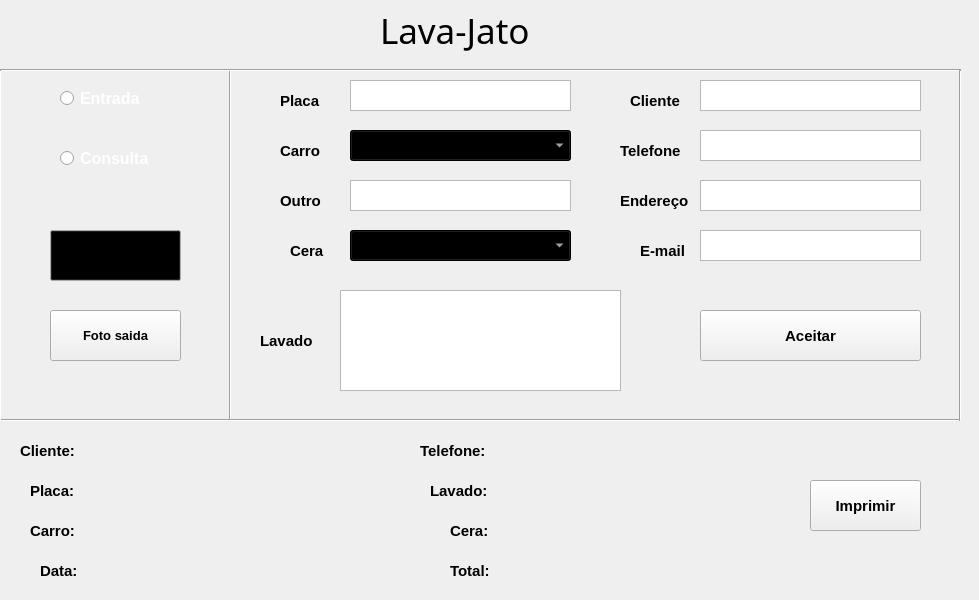
  <widget class="QWidget" name="centralwidget">
   <widget class="QRadioButton" name="radioButton_entrada">
    <property name="geometry">
     <rect>
      <x>60</x>
      <y>90</y>
      <width>131</width>
      <height>17</height>
     </rect>
    </property>
    <property name="font">
     <font>
      <pointsize>12</pointsize>
      <weight>75</weight>
      <bold>true</bold>
     </font>
    </property>
    <property name="styleSheet">
     <string notr="true">QRadioButton {
    color: white;
}

QRadioButton:checked {
    color: white;
}

QRadioButton:unchecked {
    color: white;
}
</string>
    </property>
    <property name="text">
     <string>Entrada</string>
    </property>
   </widget>
   <widget class="QRadioButton" name="radioButton_consulta">
    <property name="geometry">
     <rect>
      <x>60</x>
      <y>150</y>
      <width>131</width>
      <height>17</height>
     </rect>
    </property>
    <property name="font">
     <font>
      <pointsize>12</pointsize>
      <weight>75</weight>
      <bold>true</bold>
     </font>
    </property>
    <property name="styleSheet">
     <string notr="true">QRadioButton {
    color: white;
}

QRadioButton:checked {
    color: white;
}

QRadioButton:unchecked {
    color: white;
}
</string>
    </property>
    <property name="text">
     <string>Consulta</string>
    </property>
   </widget>
   <widget class="Line" name="line">
    <property name="geometry">
     <rect>
      <x>220</x>
      <y>70</y>
      <width>20</width>
      <height>351</height>
     </rect>
    </property>
    <property name="orientation">
     <enum>Qt::Vertical</enum>
    </property>
   </widget>
   <widget class="QTextEdit" name="textEdit_placa">
    <property name="geometry">
     <rect>
      <x>350</x>
      <y>80</y>
      <width>221</width>
      <height>31</height>
     </rect>
    </property>
    <property name="font">
     <font>
      <pointsize>12</pointsize>
      <weight>75</weight>
      <bold>true</bold>
     </font>
    </property>
   </widget>
   <widget class="QLabel" name="label">
    <property name="geometry">
     <rect>
      <x>280</x>
      <y>90</y>
      <width>51</width>
      <height>21</height>
     </rect>
    </property>
    <property name="font">
     <font>
      <pointsize>11</pointsize>
      <weight>75</weight>
      <bold>true</bold>
     </font>
    </property>
    <property name="text">
     <string>Placa</string>
    </property>
   </widget>
   <widget class="QTextEdit" name="textEdit_outro">
    <property name="geometry">
     <rect>
      <x>350</x>
      <y>180</y>
      <width>221</width>
      <height>31</height>
     </rect>
    </property>
    <property name="palette">
     <palette>
      <active>
       <colorrole role="ButtonText">
        <brush brushstyle="SolidPattern">
         <color alpha="255">
          <red>0</red>
          <green>0</green>
          <blue>0</blue>
         </color>
        </brush>
       </colorrole>
      </active>
      <inactive>
       <colorrole role="ButtonText">
        <brush brushstyle="SolidPattern">
         <color alpha="255">
          <red>0</red>
          <green>0</green>
          <blue>0</blue>
         </color>
        </brush>
       </colorrole>
      </inactive>
      <disabled>
       <colorrole role="ButtonText">
        <brush brushstyle="SolidPattern">
         <color alpha="255">
          <red>8</red>
          <green>56</green>
          <blue>11</blue>
         </color>
        </brush>
       </colorrole>
      </disabled>
     </palette>
    </property>
    <property name="font">
     <font>
      <pointsize>12</pointsize>
      <weight>75</weight>
      <bold>true</bold>
     </font>
    </property>
   </widget>
   <widget class="QLabel" name="label_outro">
    <property name="geometry">
     <rect>
      <x>280</x>
      <y>190</y>
      <width>51</width>
      <height>21</height>
     </rect>
    </property>
    <property name="font">
     <font>
      <pointsize>11</pointsize>
      <weight>75</weight>
      <bold>true</bold>
     </font>
    </property>
    <property name="text">
     <string>Outro</string>
    </property>
   </widget>
   <widget class="QComboBox" name="comboBox_carro">
    <property name="geometry">
     <rect>
      <x>350</x>
      <y>130</y>
      <width>221</width>
      <height>31</height>
     </rect>
    </property>
    <property name="palette">
     <palette>
      <active>
       <colorrole role="WindowText">
        <brush brushstyle="SolidPattern">
         <color alpha="255">
          <red>255</red>
          <green>255</green>
          <blue>255</blue>
         </color>
        </brush>
       </colorrole>
       <colorrole role="Button">
        <brush brushstyle="SolidPattern">
         <color alpha="255">
          <red>0</red>
          <green>0</green>
          <blue>0</blue>
         </color>
        </brush>
       </colorrole>
       <colorrole role="Text">
        <brush brushstyle="SolidPattern">
         <color alpha="255">
          <red>255</red>
          <green>255</green>
          <blue>255</blue>
         </color>
        </brush>
       </colorrole>
       <colorrole role="ButtonText">
        <brush brushstyle="SolidPattern">
         <color alpha="255">
          <red>255</red>
          <green>255</green>
          <blue>255</blue>
         </color>
        </brush>
       </colorrole>
       <colorrole role="Base">
        <brush brushstyle="SolidPattern">
         <color alpha="255">
          <red>0</red>
          <green>0</green>
          <blue>0</blue>
         </color>
        </brush>
       </colorrole>
       <colorrole role="Window">
        <brush brushstyle="SolidPattern">
         <color alpha="255">
          <red>0</red>
          <green>0</green>
          <blue>0</blue>
         </color>
        </brush>
       </colorrole>
       <colorrole role="Highlight">
        <brush brushstyle="SolidPattern">
         <color alpha="255">
          <red>0</red>
          <green>120</green>
          <blue>215</blue>
         </color>
        </brush>
       </colorrole>
       <colorrole role="HighlightedText">
        <brush brushstyle="SolidPattern">
         <color alpha="255">
          <red>255</red>
          <green>255</green>
          <blue>255</blue>
         </color>
        </brush>
       </colorrole>
      </active>
      <inactive>
       <colorrole role="WindowText">
        <brush brushstyle="SolidPattern">
         <color alpha="255">
          <red>255</red>
          <green>255</green>
          <blue>255</blue>
         </color>
        </brush>
       </colorrole>
       <colorrole role="Button">
        <brush brushstyle="SolidPattern">
         <color alpha="255">
          <red>0</red>
          <green>0</green>
          <blue>0</blue>
         </color>
        </brush>
       </colorrole>
       <colorrole role="Text">
        <brush brushstyle="SolidPattern">
         <color alpha="255">
          <red>255</red>
          <green>255</green>
          <blue>255</blue>
         </color>
        </brush>
       </colorrole>
       <colorrole role="ButtonText">
        <brush brushstyle="SolidPattern">
         <color alpha="255">
          <red>255</red>
          <green>255</green>
          <blue>255</blue>
         </color>
        </brush>
       </colorrole>
       <colorrole role="Base">
        <brush brushstyle="SolidPattern">
         <color alpha="255">
          <red>0</red>
          <green>0</green>
          <blue>0</blue>
         </color>
        </brush>
       </colorrole>
       <colorrole role="Window">
        <brush brushstyle="SolidPattern">
         <color alpha="255">
          <red>0</red>
          <green>0</green>
          <blue>0</blue>
         </color>
        </brush>
       </colorrole>
       <colorrole role="Highlight">
        <brush brushstyle="SolidPattern">
         <color alpha="255">
          <red>133</red>
          <green>46</green>
          <blue>240</blue>
         </color>
        </brush>
       </colorrole>
       <colorrole role="HighlightedText">
        <brush brushstyle="SolidPattern">
         <color alpha="255">
          <red>255</red>
          <green>255</green>
          <blue>255</blue>
         </color>
        </brush>
       </colorrole>
      </inactive>
      <disabled>
       <colorrole role="WindowText">
        <brush brushstyle="SolidPattern">
         <color alpha="255">
          <red>255</red>
          <green>255</green>
          <blue>255</blue>
         </color>
        </brush>
       </colorrole>
       <colorrole role="Button">
        <brush brushstyle="SolidPattern">
         <color alpha="255">
          <red>0</red>
          <green>0</green>
          <blue>0</blue>
         </color>
        </brush>
       </colorrole>
       <colorrole role="Text">
        <brush brushstyle="SolidPattern">
         <color alpha="255">
          <red>255</red>
          <green>255</green>
          <blue>255</blue>
         </color>
        </brush>
       </colorrole>
       <colorrole role="ButtonText">
        <brush brushstyle="SolidPattern">
         <color alpha="255">
          <red>255</red>
          <green>255</green>
          <blue>255</blue>
         </color>
        </brush>
       </colorrole>
       <colorrole role="Base">
        <brush brushstyle="SolidPattern">
         <color alpha="255">
          <red>0</red>
          <green>0</green>
          <blue>0</blue>
         </color>
        </brush>
       </colorrole>
       <colorrole role="Window">
        <brush brushstyle="SolidPattern">
         <color alpha="255">
          <red>0</red>
          <green>0</green>
          <blue>0</blue>
         </color>
        </brush>
       </colorrole>
       <colorrole role="Highlight">
        <brush brushstyle="SolidPattern">
         <color alpha="255">
          <red>0</red>
          <green>120</green>
          <blue>215</blue>
         </color>
        </brush>
       </colorrole>
       <colorrole role="HighlightedText">
        <brush brushstyle="SolidPattern">
         <color alpha="255">
          <red>255</red>
          <green>255</green>
          <blue>255</blue>
         </color>
        </brush>
       </colorrole>
      </disabled>
     </palette>
    </property>
    <property name="font">
     <font>
      <pointsize>12</pointsize>
      <weight>75</weight>
      <bold>true</bold>
     </font>
    </property>
    <property name="styleSheet">
     <string notr="true">QComboBox {
    background-color: black;
    color: white;  /* Puedes ajustar el color del texto según tus preferencias */
}
</string>
    </property>
   </widget>
   <widget class="QLabel" name="label_carro">
    <property name="geometry">
     <rect>
      <x>280</x>
      <y>140</y>
      <width>51</width>
      <height>21</height>
     </rect>
    </property>
    <property name="font">
     <font>
      <pointsize>11</pointsize>
      <weight>75</weight>
      <bold>true</bold>
     </font>
    </property>
    <property name="text">
     <string>Carro</string>
    </property>
   </widget>
   <widget class="QLabel" name="label_lavado">
    <property name="geometry">
     <rect>
      <x>260</x>
      <y>330</y>
      <width>61</width>
      <height>21</height>
     </rect>
    </property>
    <property name="font">
     <font>
      <pointsize>11</pointsize>
      <weight>75</weight>
      <bold>true</bold>
     </font>
    </property>
    <property name="text">
     <string>Lavado</string>
    </property>
   </widget>
   <widget class="QLabel" name="label_cera">
    <property name="geometry">
     <rect>
      <x>290</x>
      <y>240</y>
      <width>41</width>
      <height>21</height>
     </rect>
    </property>
    <property name="font">
     <font>
      <pointsize>11</pointsize>
      <weight>75</weight>
      <bold>true</bold>
     </font>
    </property>
    <property name="text">
     <string>Cera</string>
    </property>
   </widget>
   <widget class="QPushButton" name="form_sumit_button">
    <property name="geometry">
     <rect>
      <x>700</x>
      <y>310</y>
      <width>221</width>
      <height>51</height>
     </rect>
    </property>
    <property name="palette">
     <palette>
      <active>
       <colorrole role="ButtonText">
        <brush brushstyle="SolidPattern">
         <color alpha="255">
          <red>0</red>
          <green>0</green>
          <blue>0</blue>
         </color>
        </brush>
       </colorrole>
      </active>
      <inactive>
       <colorrole role="ButtonText">
        <brush brushstyle="SolidPattern">
         <color alpha="255">
          <red>0</red>
          <green>0</green>
          <blue>0</blue>
         </color>
        </brush>
       </colorrole>
      </inactive>
      <disabled>
       <colorrole role="ButtonText">
        <brush brushstyle="SolidPattern">
         <color alpha="255">
          <red>8</red>
          <green>56</green>
          <blue>11</blue>
         </color>
        </brush>
       </colorrole>
      </disabled>
     </palette>
    </property>
    <property name="font">
     <font>
      <pointsize>11</pointsize>
      <weight>75</weight>
      <bold>true</bold>
     </font>
    </property>
    <property name="text">
     <string>Aceitar</string>
    </property>
   </widget>
   <widget class="QPushButton" name="pushButton_imprimir">
    <property name="geometry">
     <rect>
      <x>810</x>
      <y>480</y>
      <width>111</width>
      <height>51</height>
     </rect>
    </property>
    <property name="palette">
     <palette>
      <active>
       <colorrole role="ButtonText">
        <brush brushstyle="SolidPattern">
         <color alpha="255">
          <red>0</red>
          <green>0</green>
          <blue>0</blue>
         </color>
        </brush>
       </colorrole>
      </active>
      <inactive>
       <colorrole role="ButtonText">
        <brush brushstyle="SolidPattern">
         <color alpha="255">
          <red>0</red>
          <green>0</green>
          <blue>0</blue>
         </color>
        </brush>
       </colorrole>
      </inactive>
      <disabled>
       <colorrole role="ButtonText">
        <brush brushstyle="SolidPattern">
         <color alpha="255">
          <red>8</red>
          <green>56</green>
          <blue>11</blue>
         </color>
        </brush>
       </colorrole>
      </disabled>
     </palette>
    </property>
    <property name="font">
     <font>
      <pointsize>11</pointsize>
      <weight>75</weight>
      <bold>true</bold>
     </font>
    </property>
    <property name="text">
     <string>Imprimir</string>
    </property>
   </widget>
   <widget class="QTextEdit" name="textEdit_cliente">
    <property name="geometry">
     <rect>
      <x>700</x>
      <y>80</y>
      <width>221</width>
      <height>31</height>
     </rect>
    </property>
    <property name="font">
     <font>
      <pointsize>12</pointsize>
      <weight>75</weight>
      <bold>true</bold>
     </font>
    </property>
   </widget>
   <widget class="QLabel" name="label_cliente">
    <property name="geometry">
     <rect>
      <x>630</x>
      <y>90</y>
      <width>71</width>
      <height>21</height>
     </rect>
    </property>
    <property name="font">
     <font>
      <pointsize>11</pointsize>
      <weight>75</weight>
      <bold>true</bold>
     </font>
    </property>
    <property name="text">
     <string>Cliente</string>
    </property>
   </widget>
   <widget class="QTextEdit" name="textEdit_telefone">
    <property name="geometry">
     <rect>
      <x>700</x>
      <y>130</y>
      <width>221</width>
      <height>31</height>
     </rect>
    </property>
    <property name="font">
     <font>
      <pointsize>12</pointsize>
      <weight>75</weight>
      <bold>true</bold>
     </font>
    </property>
   </widget>
   <widget class="QLabel" name="label_telefone">
    <property name="geometry">
     <rect>
      <x>620</x>
      <y>140</y>
      <width>71</width>
      <height>21</height>
     </rect>
    </property>
    <property name="font">
     <font>
      <pointsize>11</pointsize>
      <weight>75</weight>
      <bold>true</bold>
     </font>
    </property>
    <property name="text">
     <string>Telefone</string>
    </property>
   </widget>
   <widget class="QTextEdit" name="textEdit_endereco">
    <property name="geometry">
     <rect>
      <x>700</x>
      <y>180</y>
      <width>221</width>
      <height>31</height>
     </rect>
    </property>
    <property name="font">
     <font>
      <pointsize>12</pointsize>
      <weight>75</weight>
      <bold>true</bold>
     </font>
    </property>
   </widget>
   <widget class="QLabel" name="label_email">
    <property name="geometry">
     <rect>
      <x>640</x>
      <y>240</y>
      <width>51</width>
      <height>21</height>
     </rect>
    </property>
    <property name="font">
     <font>
      <pointsize>11</pointsize>
      <weight>75</weight>
      <bold>true</bold>
     </font>
    </property>
    <property name="text">
     <string>E-mail</string>
    </property>
   </widget>
   <widget class="QTextEdit" name="textEdit_email">
    <property name="geometry">
     <rect>
      <x>700</x>
      <y>230</y>
      <width>221</width>
      <height>31</height>
     </rect>
    </property>
    <property name="font">
     <font>
      <pointsize>12</pointsize>
      <weight>75</weight>
      <bold>true</bold>
     </font>
    </property>
   </widget>
   <widget class="QLabel" name="label_endereco">
    <property name="geometry">
     <rect>
      <x>620</x>
      <y>190</y>
      <width>71</width>
      <height>21</height>
     </rect>
    </property>
    <property name="font">
     <font>
      <pointsize>11</pointsize>
      <weight>75</weight>
      <bold>true</bold>
     </font>
    </property>
    <property name="text">
     <string>Endereço</string>
    </property>
   </widget>
   <widget class="QPushButton" name="pushButton_foto_ent">
    <property name="geometry">
     <rect>
      <x>50</x>
      <y>230</y>
      <width>131</width>
      <height>51</height>
     </rect>
    </property>
    <property name="palette">
     <palette>
      <active>
       <colorrole role="Button">
        <brush brushstyle="SolidPattern">
         <color alpha="255">
          <red>0</red>
          <green>0</green>
          <blue>0</blue>
         </color>
        </brush>
       </colorrole>
       <colorrole role="ButtonText">
        <brush brushstyle="SolidPattern">
         <color alpha="255">
          <red>0</red>
          <green>0</green>
          <blue>0</blue>
         </color>
        </brush>
       </colorrole>
      </active>
      <inactive>
       <colorrole role="Button">
        <brush brushstyle="SolidPattern">
         <color alpha="255">
          <red>0</red>
          <green>0</green>
          <blue>0</blue>
         </color>
        </brush>
       </colorrole>
       <colorrole role="ButtonText">
        <brush brushstyle="SolidPattern">
         <color alpha="255">
          <red>0</red>
          <green>0</green>
          <blue>0</blue>
         </color>
        </brush>
       </colorrole>
      </inactive>
      <disabled>
       <colorrole role="Button">
        <brush brushstyle="SolidPattern">
         <color alpha="255">
          <red>0</red>
          <green>0</green>
          <blue>0</blue>
         </color>
        </brush>
       </colorrole>
       <colorrole role="ButtonText">
        <brush brushstyle="SolidPattern">
         <color alpha="255">
          <red>8</red>
          <green>56</green>
          <blue>11</blue>
         </color>
        </brush>
       </colorrole>
      </disabled>
     </palette>
    </property>
    <property name="font">
     <font>
      <pointsize>10</pointsize>
      <weight>75</weight>
      <bold>true</bold>
     </font>
    </property>
    <property name="text">
     <string>Foto entrada</string>
    </property>
   </widget>
   <widget class="QPushButton" name="pushButton_foto_sai">
    <property name="geometry">
     <rect>
      <x>50</x>
      <y>310</y>
      <width>131</width>
      <height>51</height>
     </rect>
    </property>
    <property name="palette">
     <palette>
      <active>
       <colorrole role="ButtonText">
        <brush brushstyle="SolidPattern">
         <color alpha="255">
          <red>0</red>
          <green>0</green>
          <blue>0</blue>
         </color>
        </brush>
       </colorrole>
      </active>
      <inactive>
       <colorrole role="ButtonText">
        <brush brushstyle="SolidPattern">
         <color alpha="255">
          <red>0</red>
          <green>0</green>
          <blue>0</blue>
         </color>
        </brush>
       </colorrole>
      </inactive>
      <disabled>
       <colorrole role="ButtonText">
        <brush brushstyle="SolidPattern">
         <color alpha="255">
          <red>8</red>
          <green>56</green>
          <blue>11</blue>
         </color>
        </brush>
       </colorrole>
      </disabled>
     </palette>
    </property>
    <property name="font">
     <font>
      <pointsize>10</pointsize>
      <weight>75</weight>
      <bold>true</bold>
     </font>
    </property>
    <property name="text">
     <string>Foto saida</string>
    </property>
   </widget>
   <widget class="Line" name="line_2">
    <property name="geometry">
     <rect>
      <x>0</x>
      <y>410</y>
      <width>961</width>
      <height>21</height>
     </rect>
    </property>
    <property name="orientation">
     <enum>Qt::Horizontal</enum>
    </property>
   </widget>
   <widget class="QLabel" name="info_cliente">
    <property name="geometry">
     <rect>
      <x>20</x>
      <y>430</y>
      <width>321</width>
      <height>41</height>
     </rect>
    </property>
    <property name="font">
     <font>
      <pointsize>11</pointsize>
      <weight>75</weight>
      <bold>true</bold>
     </font>
    </property>
    <property name="text">
     <string>Cliente:</string>
    </property>
   </widget>
   <widget class="QLabel" name="info_placa">
    <property name="geometry">
     <rect>
      <x>30</x>
      <y>470</y>
      <width>311</width>
      <height>41</height>
     </rect>
    </property>
    <property name="font">
     <font>
      <pointsize>11</pointsize>
      <weight>75</weight>
      <bold>true</bold>
     </font>
    </property>
    <property name="text">
     <string>Placa:</string>
    </property>
   </widget>
   <widget class="QLabel" name="info_carro">
    <property name="geometry">
     <rect>
      <x>30</x>
      <y>510</y>
      <width>311</width>
      <height>41</height>
     </rect>
    </property>
    <property name="font">
     <font>
      <pointsize>11</pointsize>
      <weight>75</weight>
      <bold>true</bold>
     </font>
    </property>
    <property name="text">
     <string>Carro:</string>
    </property>
   </widget>
   <widget class="QLabel" name="info_cera">
    <property name="geometry">
     <rect>
      <x>450</x>
      <y>510</y>
      <width>331</width>
      <height>41</height>
     </rect>
    </property>
    <property name="font">
     <font>
      <pointsize>11</pointsize>
      <weight>75</weight>
      <bold>true</bold>
     </font>
    </property>
    <property name="text">
     <string>Cera:</string>
    </property>
   </widget>
   <widget class="QLabel" name="info_data">
    <property name="geometry">
     <rect>
      <x>40</x>
      <y>550</y>
      <width>301</width>
      <height>41</height>
     </rect>
    </property>
    <property name="font">
     <font>
      <pointsize>11</pointsize>
      <weight>75</weight>
      <bold>true</bold>
     </font>
    </property>
    <property name="text">
     <string>Data:</string>
    </property>
   </widget>
   <widget class="QLabel" name="info_lavado">
    <property name="geometry">
     <rect>
      <x>430</x>
      <y>470</y>
      <width>351</width>
      <height>41</height>
     </rect>
    </property>
    <property name="font">
     <font>
      <pointsize>11</pointsize>
      <weight>75</weight>
      <bold>true</bold>
     </font>
    </property>
    <property name="text">
     <string>Lavado:</string>
    </property>
   </widget>
   <widget class="QLabel" name="label_titulo">
    <property name="geometry">
     <rect>
      <x>380</x>
      <y>10</y>
      <width>171</width>
      <height>41</height>
     </rect>
    </property>
    <property name="font">
     <font>
      <family>MV Boli</family>
      <pointsize>26</pointsize>
      <weight>50</weight>
      <bold>false</bold>
     </font>
    </property>
    <property name="text">
     <string>Lava-Jato</string>
    </property>
   </widget>
   <widget class="Line" name="line_3">
    <property name="geometry">
     <rect>
      <x>0</x>
      <y>60</y>
      <width>961</width>
      <height>21</height>
     </rect>
    </property>
    <property name="orientation">
     <enum>Qt::Horizontal</enum>
    </property>
   </widget>
   <widget class="QLabel" name="info_custo">
    <property name="geometry">
     <rect>
      <x>450</x>
      <y>550</y>
      <width>261</width>
      <height>41</height>
     </rect>
    </property>
    <property name="font">
     <font>
      <pointsize>11</pointsize>
      <weight>75</weight>
      <bold>true</bold>
     </font>
    </property>
    <property name="text">
     <string>Total:</string>
    </property>
   </widget>
   <widget class="QLabel" name="info_telefone">
    <property name="geometry">
     <rect>
      <x>420</x>
      <y>430</y>
      <width>281</width>
      <height>41</height>
     </rect>
    </property>
    <property name="font">
     <font>
      <pointsize>11</pointsize>
      <weight>75</weight>
      <bold>true</bold>
     </font>
    </property>
    <property name="text">
     <string>Telefone:</string>
    </property>
   </widget>
   <widget class="QListWidget" name="listWidget">
    <property name="geometry">
     <rect>
      <x>340</x>
      <y>290</y>
      <width>281</width>
      <height>101</height>
     </rect>
    </property>
   </widget>
   <widget class="QComboBox" name="comboBox_cera">
    <property name="geometry">
     <rect>
      <x>350</x>
      <y>230</y>
      <width>221</width>
      <height>31</height>
     </rect>
    </property>
    <property name="font">
     <font>
      <pointsize>12</pointsize>
      <weight>75</weight>
      <bold>true</bold>
     </font>
    </property>
    <property name="styleSheet">
     <string notr="true">QComboBox {
    background-color: black;
    color: white;  /* Puedes ajustar el color del texto según tus preferencias */
}
</string>
    </property>
   </widget>
   <widget class="Line" name="line_4">
    <property name="geometry">
     <rect>
      <x>-10</x>
      <y>70</y>
      <width>20</width>
      <height>351</height>
     </rect>
    </property>
    <property name="orientation">
     <enum>Qt::Vertical</enum>
    </property>
   </widget>
   <widget class="Line" name="line_5">
    <property name="geometry">
     <rect>
      <x>950</x>
      <y>70</y>
      <width>20</width>
      <height>351</height>
     </rect>
    </property>
    <property name="orientation">
     <enum>Qt::Vertical</enum>
    </property>
   </widget>
  </widget>
